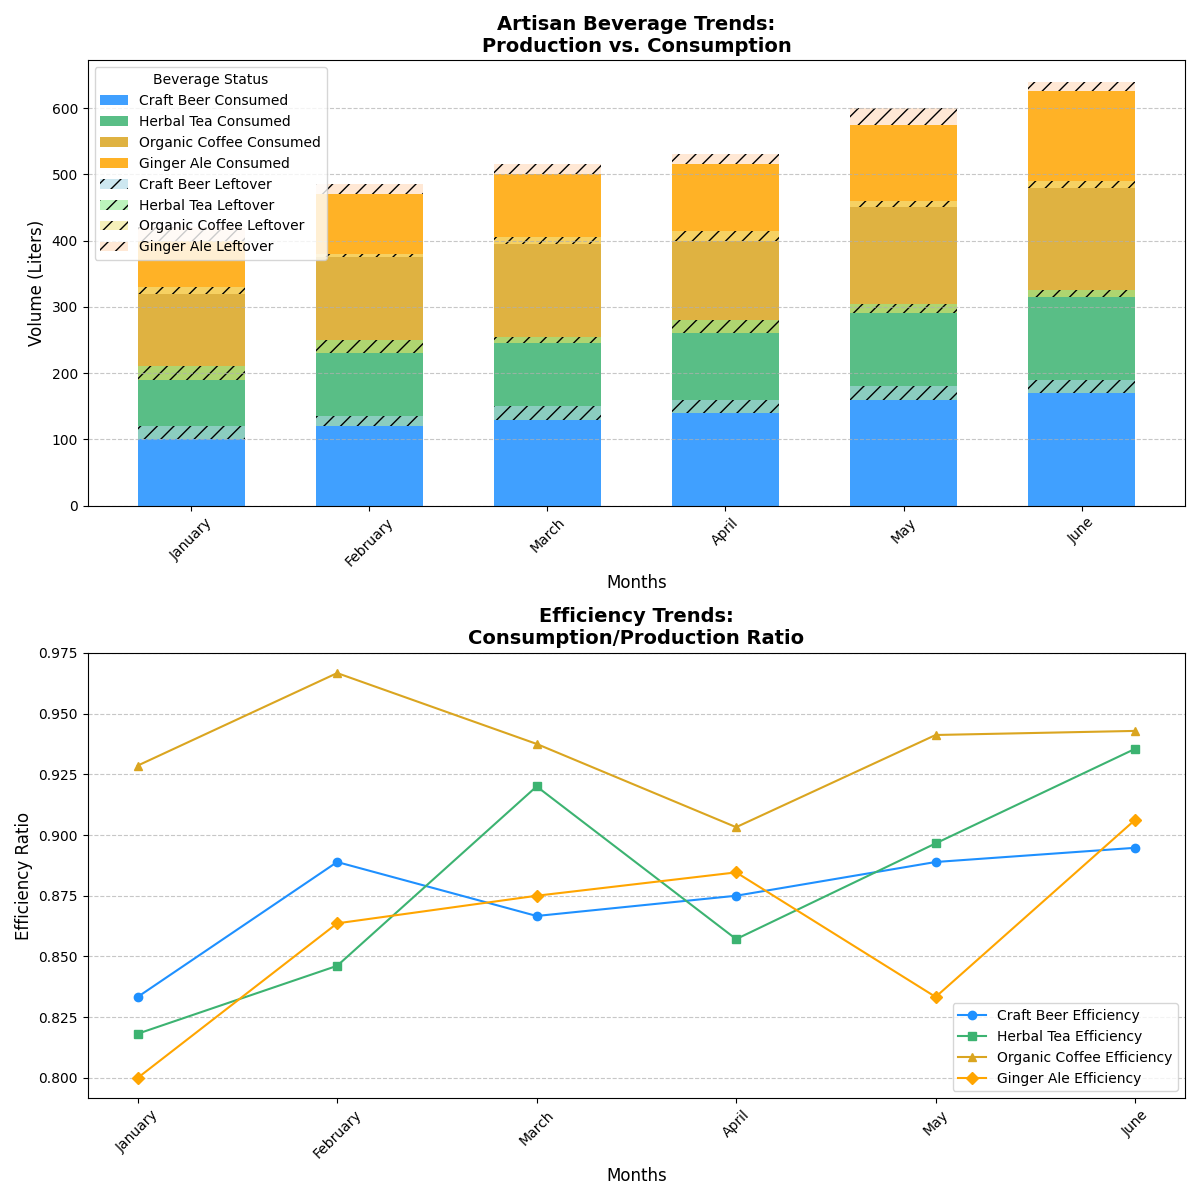

Generate this figure with Python:
import matplotlib.pyplot as plt
import numpy as np

months = ["January", "February", "March", "April", "May", "June"]

# Define production data (in liters)
craft_beer_production = [120, 135, 150, 160, 180, 190]
herbal_tea_production = [110, 130, 125, 140, 145, 155]
organic_coffee_production = [140, 150, 160, 155, 170, 175]
ginger_ale_production = [100, 110, 120, 130, 150, 160]  # new category

# Define consumption data (in liters)
craft_beer_consumption = [100, 120, 130, 140, 160, 170]
herbal_tea_consumption = [90, 110, 115, 120, 130, 145]
organic_coffee_consumption = [130, 145, 150, 140, 160, 165]
ginger_ale_consumption = [80, 95, 105, 115, 125, 145]  # new category

# Compute leftover
craft_beer_leftover = np.array(craft_beer_production) - np.array(craft_beer_consumption)
herbal_tea_leftover = np.array(herbal_tea_production) - np.array(herbal_tea_consumption)
organic_coffee_leftover = np.array(organic_coffee_production) - np.array(organic_coffee_consumption)
ginger_ale_leftover = np.array(ginger_ale_production) - np.array(ginger_ale_consumption)  # new category

# Compute efficiency
craft_beer_efficiency = np.array(craft_beer_consumption) / np.array(craft_beer_production)
herbal_tea_efficiency = np.array(herbal_tea_consumption) / np.array(herbal_tea_production)
organic_coffee_efficiency = np.array(organic_coffee_consumption) / np.array(organic_coffee_production)
ginger_ale_efficiency = np.array(ginger_ale_consumption) / np.array(ginger_ale_production)  # new category

fig, (ax1, ax2) = plt.subplots(2, 1, figsize=(12, 12))
bar_width = 0.6

# Updated stacked bar chart with new category
ax1.bar(months, craft_beer_consumption, bar_width, label='Craft Beer Consumed', color='dodgerblue', alpha=0.85)
ax1.bar(months, herbal_tea_consumption, bar_width, bottom=craft_beer_consumption, label='Herbal Tea Consumed', color='mediumseagreen', alpha=0.85)
ax1.bar(months, organic_coffee_consumption, bar_width, bottom=np.array(craft_beer_consumption) + np.array(herbal_tea_consumption), label='Organic Coffee Consumed', color='goldenrod', alpha=0.85)
ax1.bar(months, ginger_ale_consumption, bar_width, bottom=np.array(craft_beer_consumption) + np.array(herbal_tea_consumption) + np.array(organic_coffee_consumption), label='Ginger Ale Consumed', color='orange', alpha=0.85)

ax1.bar(months, craft_beer_leftover, bar_width, bottom=craft_beer_consumption, label='Craft Beer Leftover', color='lightblue', alpha=0.6, hatch='//')
ax1.bar(months, herbal_tea_leftover, bar_width, bottom=np.array(craft_beer_consumption) + np.array(herbal_tea_consumption), label='Herbal Tea Leftover', color='lightgreen', alpha=0.6, hatch='//')
ax1.bar(months, organic_coffee_leftover, bar_width, bottom=np.array(craft_beer_consumption) + np.array(herbal_tea_consumption) + np.array(organic_coffee_consumption), label='Organic Coffee Leftover', color='khaki', alpha=0.6, hatch='//')
ax1.bar(months, ginger_ale_leftover, bar_width, bottom=np.array(craft_beer_consumption) + np.array(herbal_tea_consumption) + np.array(organic_coffee_consumption) + np.array(ginger_ale_consumption), label='Ginger Ale Leftover', color='peachpuff', alpha=0.6, hatch='//')

ax1.set_title("Artisan Beverage Trends:\nProduction vs. Consumption", fontsize=14, fontweight='bold')
ax1.set_xlabel("Months", fontsize=12)
ax1.set_ylabel("Volume (Liters)", fontsize=12)
ax1.grid(axis='y', linestyle='--', alpha=0.7)
ax1.legend(loc='upper left', fontsize=10, title='Beverage Status')
ax1.tick_params(axis='x', rotation=45)

# Updated line plot with new category
ax2.plot(months, craft_beer_efficiency, marker='o', label='Craft Beer Efficiency', color='dodgerblue')
ax2.plot(months, herbal_tea_efficiency, marker='s', label='Herbal Tea Efficiency', color='mediumseagreen')
ax2.plot(months, organic_coffee_efficiency, marker='^', label='Organic Coffee Efficiency', color='goldenrod')
ax2.plot(months, ginger_ale_efficiency, marker='D', label='Ginger Ale Efficiency', color='orange')  # new category

ax2.set_title("Efficiency Trends:\nConsumption/Production Ratio", fontsize=14, fontweight='bold')
ax2.set_xlabel("Months", fontsize=12)
ax2.set_ylabel("Efficiency Ratio", fontsize=12)
ax2.grid(axis='y', linestyle='--', alpha=0.7)
ax2.legend(loc='best', fontsize=10)
ax2.tick_params(axis='x', rotation=45)

plt.tight_layout()
plt.show()
